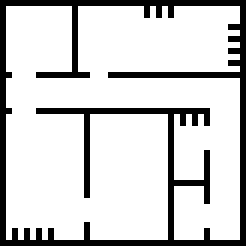
#> input picture Scenarios/map_house.bmp, 41 x 41 px, found by its file name (shown 6 times larger)
$ jupyter execute image_converter.ipynb
#> lines starting #> are read from the running program, lines starting #| are printed output that depends on the picture; after the words box and inside, x2 and y2 are one past the last pixel; in counts of white or black regions, pixels touching at a corner belong together
[cell 1]
# Copyright (c) 2023-2024 Pelle Wiersma.
# All rights reserved.

# Redistribution and use in source and binary forms, with or without
# modification, are permitted provided that the following conditions
# are met:

# 1. Redistributions of source code must retain the above copyright
#    notice, this list of conditions and the following disclaimer.

# 2. Redistributions in binary form must reproduce the above
#    copyright notice, this list of conditions and the following
#    disclaimer in the documentation and/or other materials provided
#    with the distribution.

# 3. Neither the name of the copyright holder nor the names of its
#    contributors may be used to endorse or promote products derived
#    from this software without specific prior written permission.

# THIS SOFTWARE IS PROVIDED BY THE COPYRIGHT HOLDERS AND CONTRIBUTORS
# "AS IS" AND ANY EXPRESS OR IMPLIED WARRANTIES, INCLUDING, BUT NOT
# LIMITED TO, THE IMPLIED WARRANTIES OF MERCHANTABILITY AND FITNESS FOR
# A PARTICULAR PURPOSE ARE DISCLAIMED. IN NO EVENT SHALL THE COPYRIGHT
# OWNER OR CONTRIBUTORS BE LIABLE FOR ANY DIRECT, INDIRECT, INCIDENTAL,
# SPECIAL, EXEMPLARY, OR CONSEQUENTIAL DAMAGES (INCLUDING, BUT NOT
# LIMITED TO, PROCUREMENT OF SUBSTITUTE GOODS OR SERVICES; LOSS OF USE,
# DATA, OR PROFITS; OR BUSINESS INTERRUPTION) HOWEVER CAUSED AND ON ANY
# THEORY OF LIABILITY, WHETHER IN CONTRACT, STRICT LIABILITY, OR TORT
# (INCLUDING NEGLIGENCE OR OTHERWISE) ARISING IN ANY WAY OUT OF THE USE
# OF THIS SOFTWARE, EVEN IF ADVISED OF THE POSSIBILITY OF SUCH DAMAGE.

[cell 2]
import numpy as np
import PIL
from math import floor

[cell 3]
img = PIL.Image.open("map_house.bmp")
#> img is the input picture: PIL image 41x41 RGB; 81.3% white; black in thin lines or dots

img_new = PIL.Image.new( 'RGB', (410,410), "black") # Create a new black image
#> img_new: PIL image 410x410 RGB; every value is 0
pixels = img_new.load() # Create the pixel map
for i in range(img_new.size[0]):    # For every pixel:
    for j in range(img_new.size[1]):
        value = img.getpixel((floor(i / 10.0), floor(j / 10.0)))
        pixels[i,j] = value # Set the colour accordingly

img_new.show()
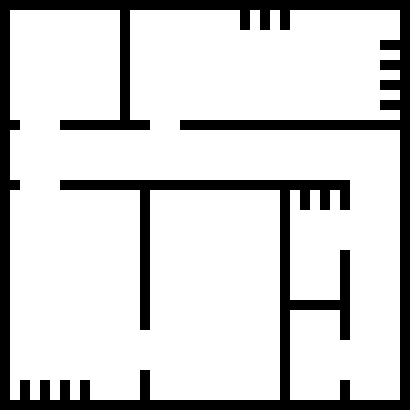
#> shown: PIL image 410x410 RGB; 81.3% white; 1 black region, box (x1, y1, x2, y2) and area: (0, 0, 410, 410) 31500
img_new.save("map_house_rs.png")


$ run again, with Scenarios/map_empty.bmp copied over Scenarios/map_house.bmp
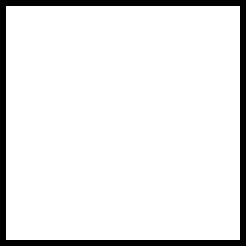
#> input picture Scenarios/map_empty.bmp, 41 x 41 px, found by its file name (shown 6 times larger)
#> img is the input picture: PIL image 41x41 RGB; 90.5% white; black in thin lines or dots
#> img_new: PIL image 410x410 RGB; every value is 0
#> `img_new.show()`:
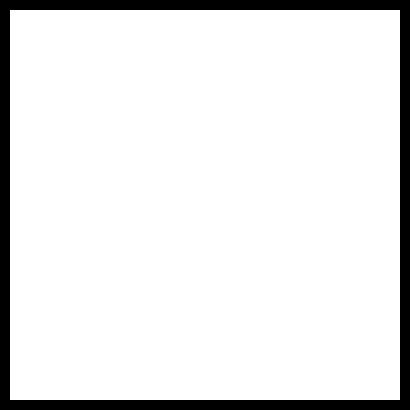
#> shown: PIL image 410x410 RGB; 90.5% white; 1 black region, box (x1, y1, x2, y2) and area: (0, 0, 410, 410) 16000

$ run again, with Scenarios/map_forest.bmp copied over Scenarios/map_house.bmp
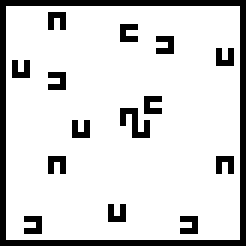
#> input picture Scenarios/map_forest.bmp, 41 x 41 px, found by its file name (shown 6 times larger)
#> img is the input picture: PIL image 41x41 RGB; 84.3% white; black in thin lines or dots
#> img_new: PIL image 410x410 RGB; every value is 0
#> `img_new.show()`:
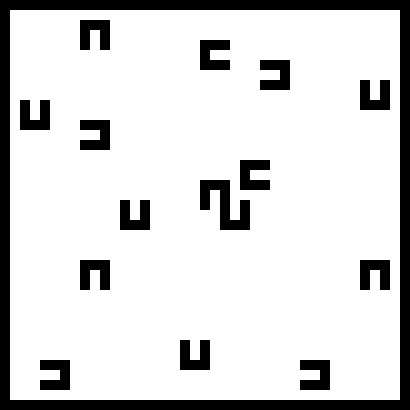
#> shown: PIL image 410x410 RGB; 84.3% white; 15 black regions, largest, box (x1, y1, x2, y2) and area: (0, 0, 410, 410) 16000, (200, 180, 250, 230) 1300, (80, 20, 110, 50) 700

$ run again, with Scenarios/map_maze.bmp copied over Scenarios/map_house.bmp
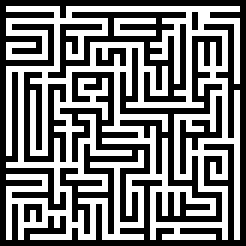
#> input picture Scenarios/map_maze.bmp, 41 x 41 px, found by its file name (shown 6 times larger)
#> img is the input picture: PIL image 41x41 RGB; 48% white in thin lines or dots
#> img_new: PIL image 410x410 RGB; every value is 0
#> `img_new.show()`:
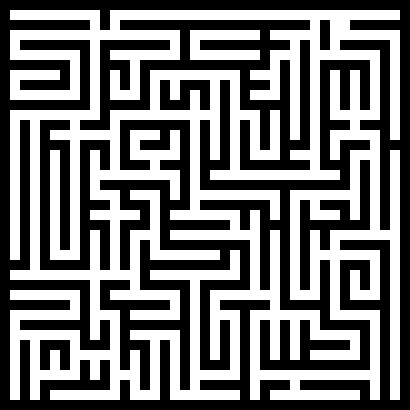
#> shown: PIL image 410x410 RGB; 48% white; 2 white regions, box (x1, y1, x2, y2) and area: (10, 10, 400, 400) 79200, (190, 30, 260, 60) 1500
